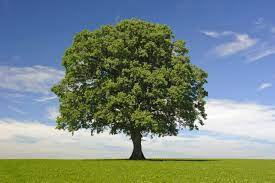
#> input picture q1 to q 10/rr.jpg, 275 x 183 px
$ python try.py
#> lines starting #> are read from the running program, lines starting #| are printed output that depends on the picture
import cv2
import numpy as np

# Load image
img = cv2.imread('rr.jpg')
#> img is the input picture: shape (183, 275, 3); mean B, G, R 131.3, 136.9, 120.5

# Apply 3x3 median filter
median3 = cv2.medianBlur(img, 3)
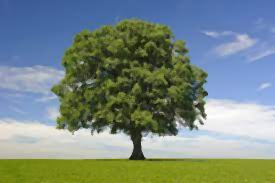
#> median3: shape (183, 275, 3); mean B, G, R 131, 136.7, 120.3

# Apply 5x5 median filter
median5 = cv2.medianBlur(img, 5)
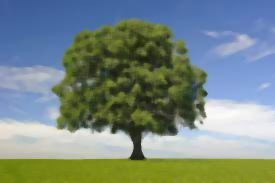
#> median5: shape (183, 275, 3); mean B, G, R 130.9, 136.6, 120.1

# Apply 3x3 mean filter
kernel3 = np.ones((3,3),np.float32)/9
mean3 = cv2.filter2D(img,-1,kernel3)

# Apply 7x7 mean filter
kernel7 = np.ones((7,7),np.float32)/49
mean7 = cv2.filter2D(img,-1,kernel7)
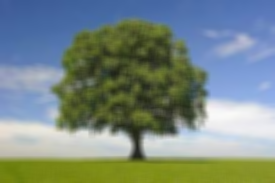
#> mean7: shape (183, 275, 3); mean B, G, R 131.3, 136.9, 120.5

# Display original and filtered images
cv2.imshow('Original Image', img)
cv2.imshow('3x3 Median Filter', median3)
cv2.imshow('5x5 Median Filter', median5)
cv2.imshow('3x3 Mean Filter', mean3)
cv2.imshow('7x7 Mean Filter', mean7)
cv2.waitKey(0)
cv2.destroyAllWindows()
